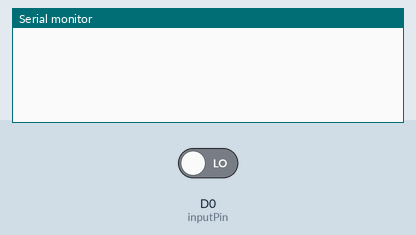
A sketch run on a simulated ESP8266 (Wemos D1 mini). On the bench: the last lines printed to the serial monitor. The test bench sets the inputs (shaded band); at power-on: D0 (inputPin) LOW. No radio packets arrive unless stated.

Above: at 1.2 s.
1.3 s: D0 (inputPin) driven HIGH
At 1.7 s:
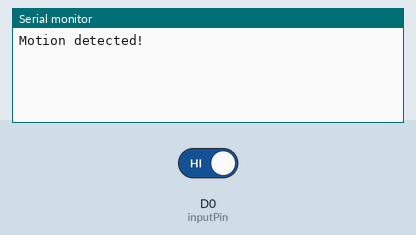
2.8 s: D0 (inputPin) driven LOW
At 4.0 s:
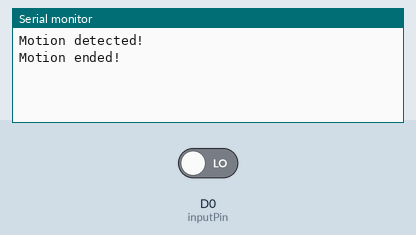

The sketch:

Transmitter_s_Code.ino
```cpp
// TX
/*
  https://howtomechatronics.com/tutorials/arduino/how-to-build-an-arduino-wireless-network-with-multiple-nrf24l01-modules/
*/


#define inputPin D0 // choose the input pin (for PIR sensor)
bool pirState = false; // we start, assuming no motion detected
bool val = false; // variable for reading the pin status

#include <RF24.h>
#include <RF24Network.h>
#include <SPI.h>
#include <printf.h>
#define cep D2  // CE pin
#define cnp D8  // CNS pin
RF24 radio(cep, cnp);             // nRF24L01 (CE,CSN) (7,8)-- Aduino || (0,8)--Wemos D1 mini
RF24Network network(radio);       // Include the radio in the network
const uint16_t nodeBase = 00;
const uint16_t this_node = 01;    // Address of this node in Octal format ( 04,031, etc)


struct dataTX {
  const byte room = 1;  // If you have many room --> chang "room"'s number and "this_node" in same number
  bool conn = true;
  bool alert = false;
};
struct dataTX dataTX;


void setup() {
  pinMode(inputPin, INPUT); // declare sensor as input
  Serial.begin(115200);
  SPI.begin();
  radio.begin();
  network.begin(99, this_node); //(channel, node address) // Set channel same RX
  radio.setDataRate(RF24_2MBPS);
}


void loop() {
  val = digitalRead(inputPin);  // read input value
  if (val == true) {
    if (pirState == false) {
      Serial.println("Motion detected!"); // print on output change
      pirState = true;

      //  Send data
      dataTX.alert = true;
      network.update();
      RF24NetworkHeader header01(nodeBase); // (Address where the data is going)
      bool ok = network.write(header01, &dataTX, sizeof(dataTX));
    }
  }
  else {
    if (pirState == true) {
      Serial.println("Motion ended!\n");  // print on output change
      pirState = false;
      dataTX.alert = false;
    }
  }

}
```

Measured:
- after the input at 1.3 s, the serial monitor: prints a new line at once (image 1)
- after the input at 2.8 s, the serial monitor: prints a new line at once (image 2)
